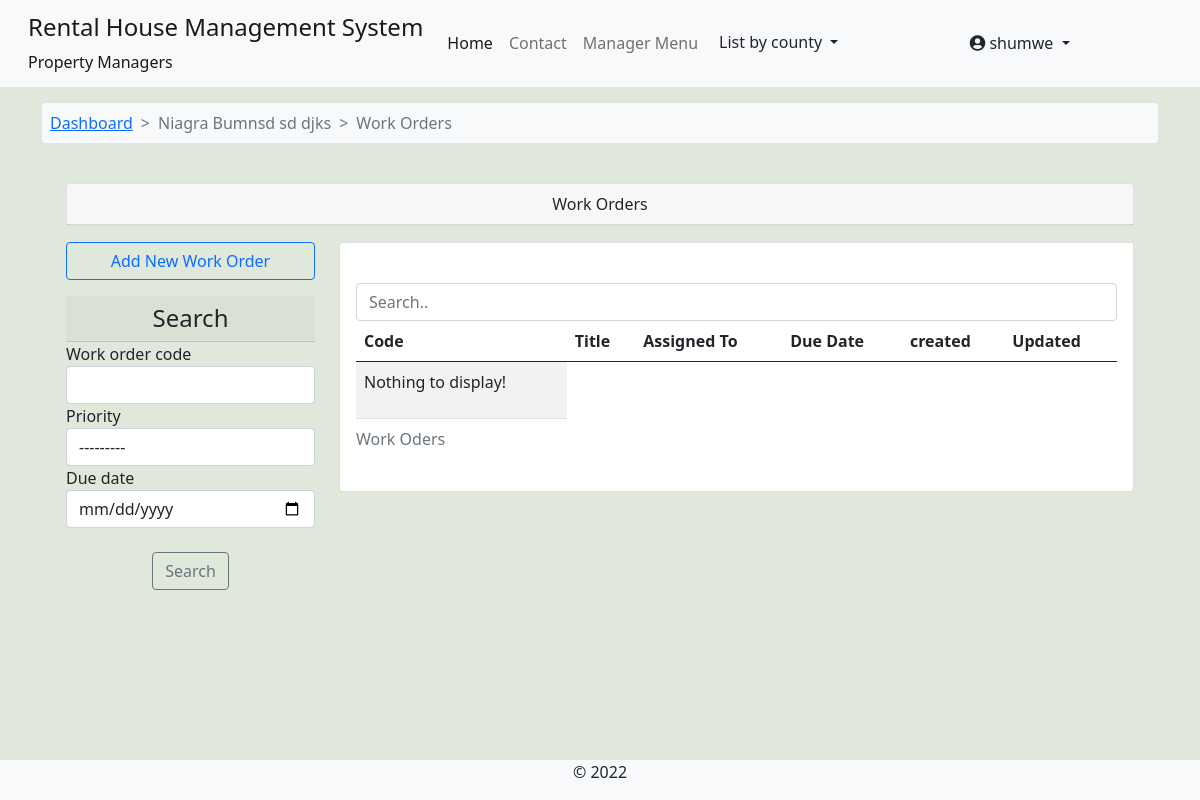
The app's page /work_order/work_orders/niagra-bumnsd-sd-djks/ (signed in), older data.
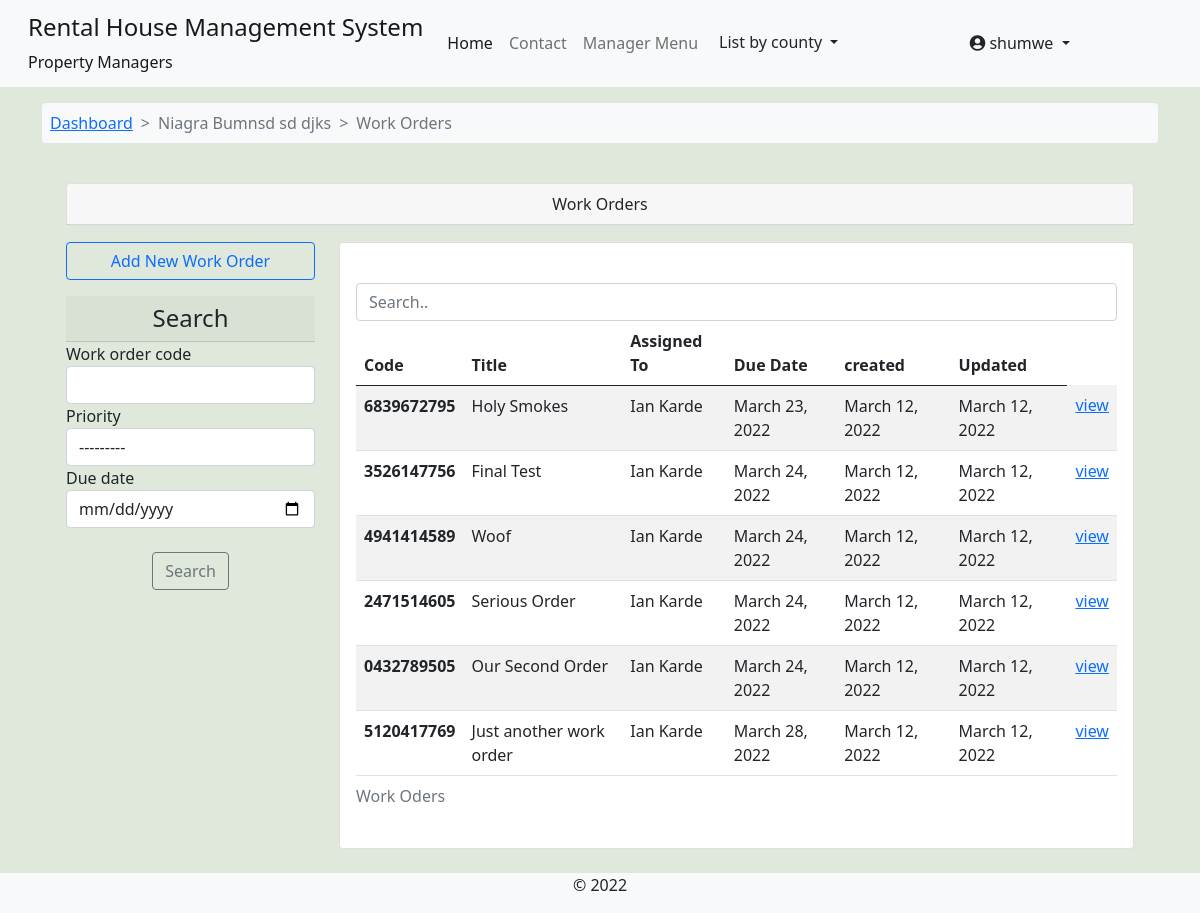
The same page, newer data.
### work_order/models.py (models this page shows, shortened)
class WorkOrder(models.Model):
    PRIORITY_CHOICES = [
        ('low', 'Low'),
        ('medium', 'Medium'),
        ('high', 'High'),
    ]
    STATUS_CHOICES = [
        ('waiting', 'Waiting Assignment'),
        ('assigned', 'Assigned'),
        ('in-progress', 'In-Progress'),
        ('completed', 'Completed'),
    ]
    parent_report = models.ForeignKey(UnitReport, on_delete=models.CASCADE, null=True, blank=True,
                                      help_text="Leave blank for general work order")
    work_order_code = models.CharField(max_length=20, unique=True, null=True, blank=True)
    title = models.CharField(max_length=100)
    description = models.TextField()
    est_duration = models.CharField(max_length=70, help_text="e.g. 2 days")
    priority = models.CharField(max_length=20, choices=PRIORITY_CHOICES)
    assigned_to = models.ForeignKey(HiredPersonnel, on_delete=models.CASCADE)
    additional_workers = models.ManyToManyField(HiredPersonnel, related_name='other_workers', blank=True)
    building = models.ForeignKey(Building, on_delete=models.CASCADE)
    status = models.CharField(max_length=20,choices=STATUS_CHOICES, default='waiting')
    due_date = models.DateField()
    created = models.DateTimeField(default=datetime.now)
    updated = models.DateTimeField(auto_now=True)
    email_personnel = models.BooleanField(default=False)

class HiredPersonnel(models.Model):
    GENDER_CHOICES = [
        ('male', 'Male'),
        ('female', 'Female'),
    ]
    associated_account = models.OneToOneField(User, on_delete=models.CASCADE, null=True, blank=True)
    personnel_manager = models.ForeignKey(Managers, on_delete=models.CASCADE)
    personnel_code = models.CharField(max_length=9, unique=True, null=True, blank=True)
    full_name = models.CharField(max_length=100)
    job_title = models.CharField(max_length=55)
    personnel_email = models.EmailField(max_length=155)
    phone_number = models.CharField(max_length=15)
    id_number = models.CharField(max_length=15)
    gender = models.CharField(max_length=10, choices=GENDER_CHOICES)
    building = models.ForeignKey(Building, on_delete=models.CASCADE)
    hired_date = models.DateField()
    created = models.DateTimeField(default=datetime.now)
    updated = models.DateTimeField(auto_now=True)
    def __str__(self):
        return f"{self.full_name}"

### work_order/views.py (the view)
# urls.py: path('work_orders/<slug:building_slug>/', views.work_orders, name='work_orders'),
@login_required
def work_orders(request, building_slug):
    building = Building.objects.get(slug=building_slug)
    work_orders = WorkOrder.objects.filter(building=building).order_by('-created')
    work_orders_filter = WorkOrderFilter(request.GET, queryset=work_orders)
    if request.method == 'POST':
        add_order_form = NewWorkOrderForm(building,request.POST)
        if add_order_form.is_valid():
            add_order_form.instance.building = building
            add_order_form.save()
            new_order = add_order_form.instance
            if new_order.email_personnel:
                subject = new_order.title
                template = 'work_order/email/new_work_order.html'
                html_message = render_to_string(template,
                                            {'new_order':new_order,})
                from_email = DEFAULT_FROM_EMAIL
                to_email = new_order.assigned_to.personnel_email
                message = EmailMessage(subject, html_message, from_email, [to_email])
                message.content_subtype = 'html'
                message.send()
                messages.success(request, 'Email sent')
                return HttpResponseRedirect("")
    else:
        add_order_form = NewWorkOrderForm(building)
    context = {'building':building,'work_orders':work_orders_filter,'add_order_form':add_order_form}
    return render(request, 'work_order/work_orders.html', context)

### work_order/forms.py
class NewWorkOrderForm(forms.ModelForm):
    def __init__(self, building, *args, **kwargs):
        super(NewWorkOrderForm,self).__init__(*args, **kwargs)
        self.fields['parent_report'].queryset = UnitReport.objects.filter(unit__building=building)
        self.fields['additional_workers'].queryset = HiredPersonnel.objects.filter(building=building)
    class Meta:
        model = WorkOrder
        exclude = ['created','updated','building','work_order_code']
        widgets = {
            'due_date': DateInput(),
            'additional_workers': forms.CheckboxSelectMultiple,
        }

### accounts/models.py (called while the page is built)
    def __str__(self):
        return f"{self.associated_account.username} -> Tenant on Unit {self.rented_unit}"

### complaints/models.py (called while the page is built)
    def __str__(self):
        return f"{self.name}"

    def __str__(self):
        return f"{self.reported_by} - {self.report_type}"

### rental_property/context_processors.py (called while the page is built)
def counties_links(request):
    county_links = Counties.objects.all()
    return dict(county_links=county_links)

### rental_property/models.py (called while the page is built)
    def get_url(self):
        return reverse('by-county', args=[self.slug])

    def __str__(self):
        return f"{self.name}"

    def __str__(self):
        return f"{self.unit_number} - {self.building}"

### work_order/templates/work_order/work_orders.html (shortened to what this page needs)
{% extends 'base.html' %}
{% load crispy_forms_tags %}
{% load humanize %}
{% block content %}
<nav class="container mt-3">
  <ol class="breadcrumb bg-light p-2 rounded-2">
      <li class="breadcrumb-item "><a href="{% url 'building-dashboard' building.slug %}">Dashboard</a></li>
      <li class="breadcrumb-item active"> {{building.name}} </li>
      <li class="breadcrumb-item active"> Work Orders </li>
  </ol>
</nav>
<div class="container">
<section class="row justify-content-center p-4">
    <div class="container">
      <div class="container card p-0 mb-3">
        <div class="card-header text-center w-100">
          Work Orders
        </div>
      </div>
      <div class="row">
        <div class="col-sm-3">
            <div class="mb-3 list-group">
                <button type="button" class="btn btn-outline-primary" data-bs-toggle="modal" data-bs-target="#addWorkOrderBackdrop">Add New Work Order </button>
            </div>
            <h4 class="card-header text-center"> Search </h4>
          <form method='get'>
              {{work_orders.form|crispy }}
              <br>
                  <div class="form-group text-center">
                      <button class="btn btn-outline-secondary" type="submit">Search</button>
                  </div>
          </form>
        </div>
        <div class="col-sm-9">
          <div class="row">
            <div class="col-sm-12">
              <div class="card card-body">
                <input class="form-control" id="myInput" type="text" placeholder="Search..">
                <div class="table-responsive">
                <table class="table table-striped table-hover">
                  <caption> Work Oders </caption>
                    <thead>
                      <tr>
                        <th scope="col">Code</th>
                        <th scope="col">Title</th>
                        <th scope="col">Assigned To</th>
                        <th scope="col"> Due Date </th>
                        <th scope="col"> created </th>
                        <th scope="col">Updated</th>
                      </tr>
                    </thead>
                    <tbody id='ourTable'>
                        {% for o in work_orders.qs %}
                      <tr>
                        <th scope="row"> {{o.work_order_code}} </th>
                        <td>{{ o.title }}</td>
                        <td>{{ o.assigned_to.full_name }}</td>
                        <td> {{o.due_date|naturalday}} </td>
                        <td>{{ o.created|naturalday }}</td>
                        <td>{{ o.updated|naturalday }}</td>
                        <td> <a href=" {% url 'work_order_details' building.slug o.work_order_code %} "> view </a> </td>
                      </tr>
                      {% empty %}
                      <tbody>
                        <tr>
                          <td>
                      <p> Nothing to display! </p>
                          </td>
                        </tr>
                      </tbody>
                      {% endfor %}
                    </tbody>
                </table>
                </div>
              </div>
            </div>
          </div>
        </div>
      </div>
    </div>
  </div>
{% endblock %}

Row changes from the older to the newer data that the page shows:
added WorkOrder: work_order_code "6839672795", title "Holy Smokes", assigned_to.full_name "Ian Karde", due_date "March 23, 2022", created "March 12, 2022", updated "March 12, 2022"
added WorkOrder: work_order_code "3526147756", title "Final Test", assigned_to.full_name "Ian Karde", due_date "March 24, 2022", created "March 12, 2022", updated "March 12, 2022"
added WorkOrder: work_order_code "4941414589", title "Woof", assigned_to.full_name "Ian Karde", due_date "March 24, 2022", created "March 12, 2022", updated "March 12, 2022"
added WorkOrder: work_order_code "2471514605", title "Serious Order", assigned_to.full_name "Ian Karde", due_date "March 24, 2022", created "March 12, 2022", updated "March 12, 2022"
added WorkOrder: work_order_code "0432789505", title "Our Second Order", assigned_to.full_name "Ian Karde", due_date "March 24, 2022", created "March 12, 2022", updated "March 12, 2022"
added WorkOrder: work_order_code "5120417769", title "Just another work order", assigned_to.full_name "Ian Karde", due_date "March 28, 2022", created "March 12, 2022", updated "March 12, 2022"
Text that changed along with them:
text no longer shown: "Nothing to display!"
